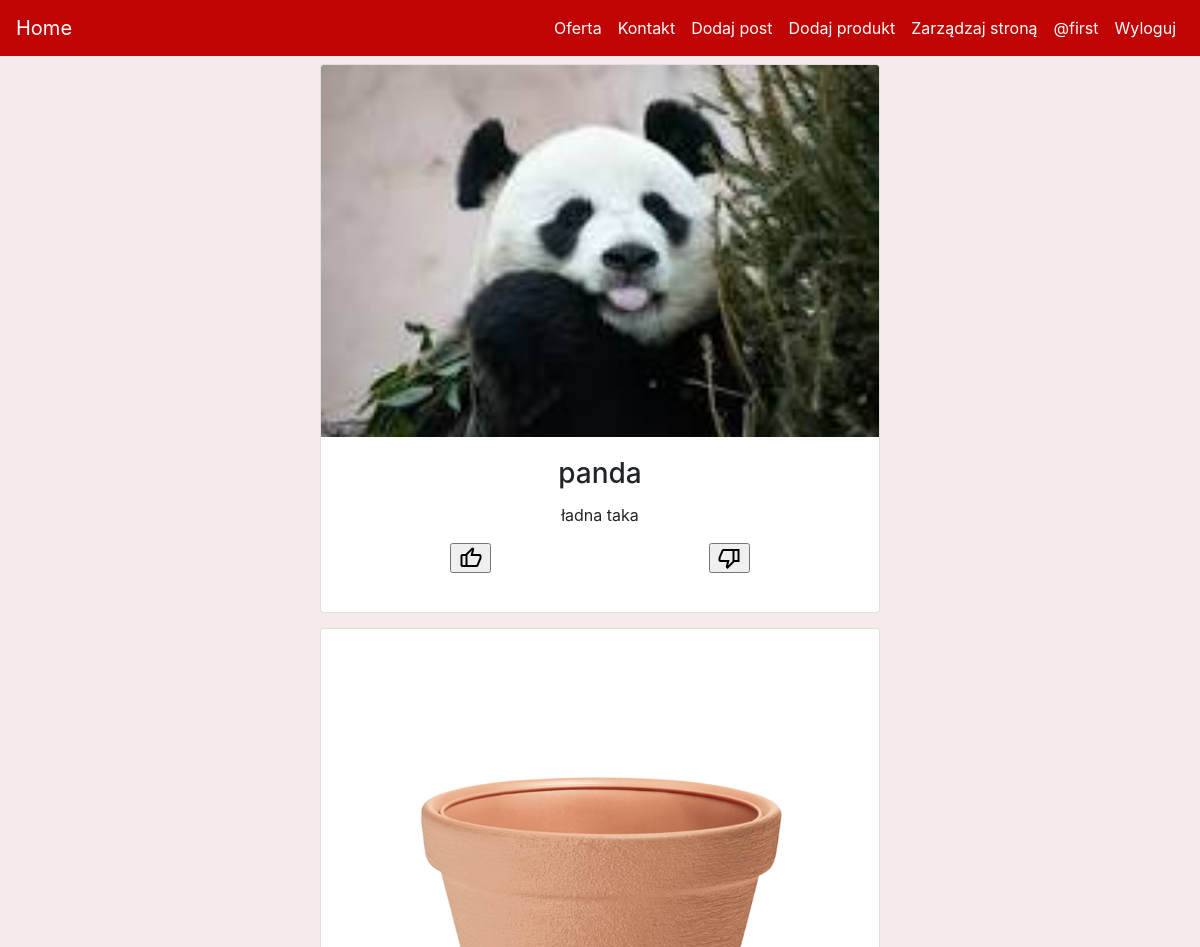
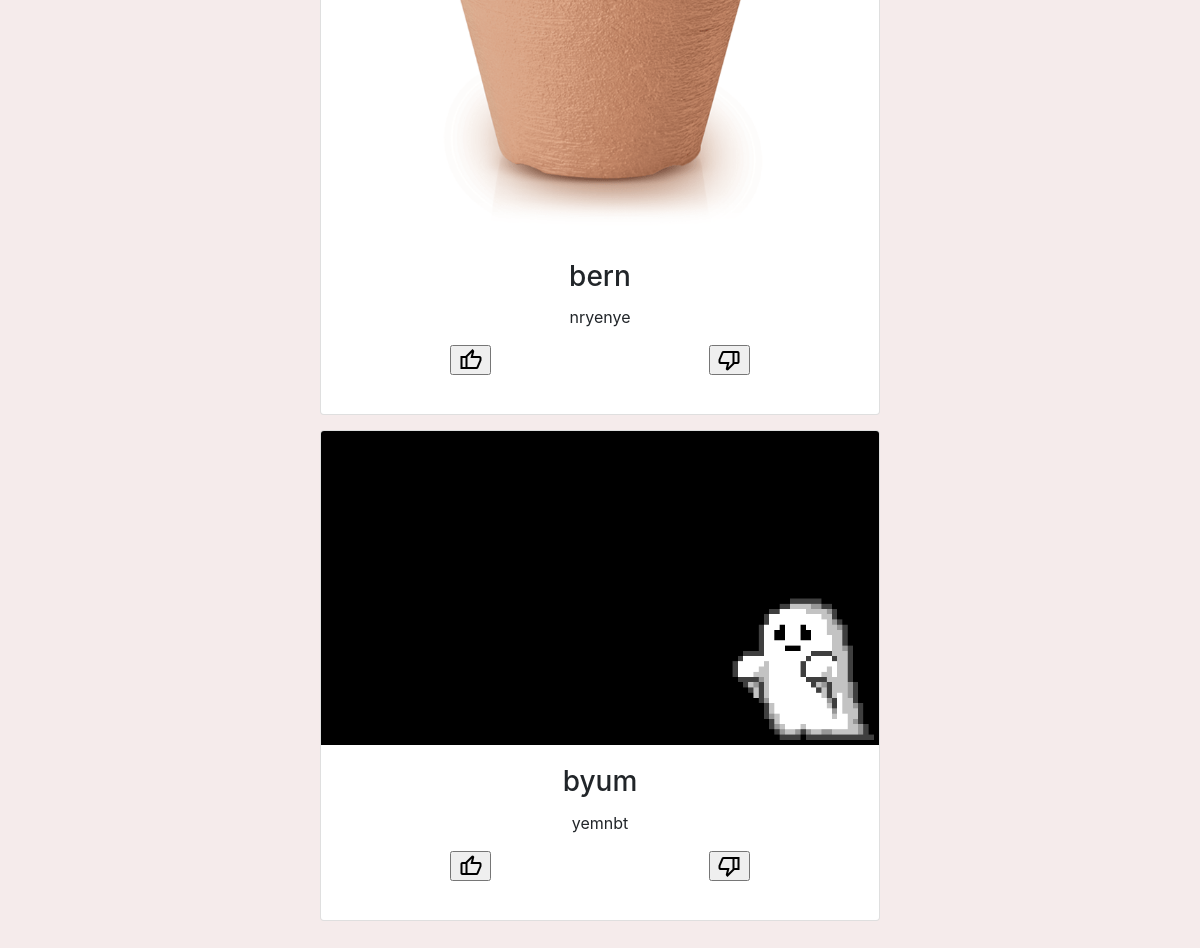
Screenshot of / (signed in) with the database file from the repository (2 pictures, top to bottom).
### kwiaciarnia/models.py (models this page shows, shortened)
class User(db.Model, UserMixin):
    id = db.Column(db.Integer(), primary_key=True)
    username = db.Column(db.String(length=64), nullable= False, unique=True)
    email = db.Column(db.String(), nullable= False, unique=True)
    password_hash = db.Column(db.String(length=16), nullable= False)
    is_admin = db.Column(db.Boolean(), default=False)
    @property
    def password(self):
        return self.password

class Posts(db.Model):
    id = db.Column(db.Integer(), primary_key=True)
    title = db.Column(db.String())
    body = db.Column(db.Text())
    added = db.Column(db.DateTime(), default=datetime.datetime.now())
    likes = db.Column(db.Integer(), default=0)
    dislikes = db.Column(db.Integer(), default=0)

### kwiaciarnia/routes.py (the view)
@app.route("/")
def home():
    all_posts = Posts.query.all()
    likes = Post_likes()
    dislike = Post_dislikes()
    return render_template('home.html', all_posts=all_posts, likes=likes, dislike=dislike)

### kwiaciarnia/models.py (called while the page is built)
@login_manager.user_loader
def load_user(user_id):
    return User.query.get(int(user_id))

### kwiaciarnia/templates/home.html (shortened to what this page needs)
{% extends 'base.html' %}
{% block content %}
<div>
    {% include 'includes/feed.html' %}
</div>
{% endblock %}

### kwiaciarnia/templates/includes/navbar.html (shortened to what this page needs)
<nav class="navbar navbar-expand-md nav_bar navbar-dark ">
    <a class="navbar-brand" href="{{ url_for('home') }}">Home</a>
    <div class="collapse navbar-collapse" id="navbarNav">
      <ul class="navbar-nav ml-auto">
        <li class="nav-item active">
            <a class="nav-link" href="{{ url_for('products_categories') }}">Oferta</a>
        </li>
        <li class="nav-item active">
            <a class="nav-link" href="{{ url_for('contact') }}">Kontakt</a>
        </li>
        {% if current_user.is_admin %}
            <li class="nav-item active">
            <a class="nav-link" href="{{ url_for('add_post') }}">Dodaj post</a>
            </li>
            <li class="nav-item active">
                <a class="nav-link" href='{{ url_for("add_product") }}'>Dodaj produkt</a>
            </li>
            <li class="nav-item active">
            <a class="nav-link" href="{{ url_for('manage') }}">Zarządzaj stroną</a>
            </li>
        {% endif %}
        {% if current_user.is_authenticated  %}
            <li class="nav-item active">
                <a class="nav-link" href="#">@{{current_user.username}}</a>
            </li>
            <li class="nav-item active">
                <a class="nav-link" href="{{ url_for('logout') }}">Wyloguj</a>
            </li>
        {% else %}
            <li class="nav-item active">
                <a class="nav-link" href="{{ url_for('login') }}">Zaloguj</a>
            </li>
        {% endif %}
      </ul>
    </div>
</nav>

### kwiaciarnia/templates/includes/feed.html (shortened to what this page needs)
{% for post in all_posts %}
    <div id="feed">
        <div class="card" style="width: 35rem;">
            <img class="card-img-top" src="static\uploads\posts\{{post.id}}.png" alt="{{post.tittle}}">
            <div class="card-body">
                <h3 class="card-title">{{post.title}}</h3>
                <p class="card-text">{{post.body}}</p>
                <div id="buttons">
                    <div class="button_like buttons_space">
                        {% if current_user.is_authenticated %}
                            <form action="{{ url_for('like_result', pk=post.id) }}" method="post">
                                {% if likes.query.filter_by(post_like=post.id, user_like=current_user.id).first() %}
                                <p>
                                    <span class="material-symbols-rounded">
                                        <input type="submit" value="thumb_up">
                                    </span>
                                </p>
                                {% else %}
                                <p>
                                    <span class="material-symbols-outlined">
                                        <input type="submit" value="thumb_up">
                                    </span>
                                </p>
                                {% endif %}
                            </form>
                        {% endif %}
                    </div>
                    <div class="button_dislike buttons_space">
                        {% if current_user.is_authenticated %}
                            <form action="{{ url_for('dislike_result', pk=post.id) }}" method="post">
                                {% if dislike.query.filter_by(post_dislike=post.id, user_dislike=current_user.id).first(): %}
                                <p>
                                    <span class="material-symbols-rounded">
                                        <input type="submit" value="thumb_down">
                                    </span>
                                </p>
                                {% else %}
                                <p>
                                    <span class="material-symbols-outlined">
                                        <input type="submit" value="thumb_down">
                                    </span>
                                </p>
                                {% endif %}
                            </form>
                        {% endif %}
                    </div>
                </div>
            </div>
        </div>
    </div>
    <div id="feed_spacer"></div>
{% endfor %}

### kwiaciarnia/static/styles/main.css (style rules this page uses)
.material-symbols-rounded { font-variation-settings: 'FILL' 1, 'wght' 400, 'GRAD' 0, 'opsz' 48 }
.nav_bar { background-color: #C00404; color: black; position: fixed; top: 0; width: 100%; z-index: 1; }
body { background-color: #f5ebeb; }
#feed_spacer { padding-bottom: 15px; }
#feed { display: flex; justify-content: center; }
.button_dislike { float:right; width:50%; }
.button_like { float:left; width:50%; }

### rows the page displays
User: username "first"
Posts: shows a picture, title "panda", body "ładna taka"
Posts: shows a picture, title "bern", body "nryenye"
Posts: shows a picture, title "byum", body "yemnbt"
